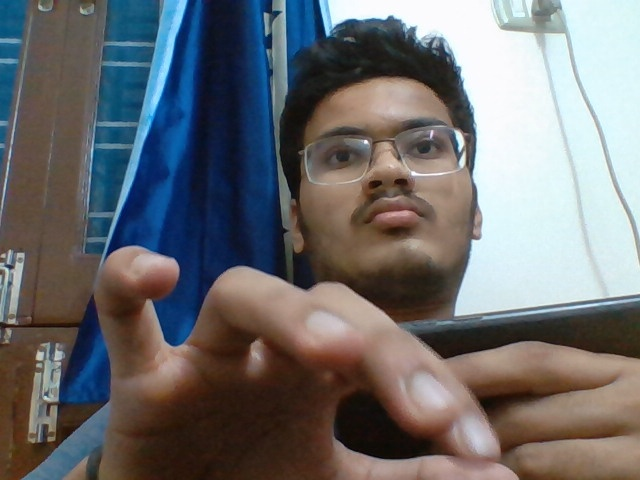
#> input picture camimg.jpg, 640 x 480 px, given in place of the camera
$ python 'face detection.py'
#> lines starting #> are read from the running program, lines starting #| are printed output that depends on the picture; after the words box and inside, x2 and y2 are one past the last pixel; in counts of white or black regions, pixels touching at a corner belong together
import cv2
import os
alg="haarcascade_frontalface_default.xml"
haar=cv2.CascadeClassifier(alg)

cam=cv2.VideoCapture(0)

dataset="dataset"
name="champ"

path=os.path.join(dataset,name)
if not os.path.isdir(path):
    os.mkdir(path)

(width,height)=(130,100)
count=1

while (count<30):
    print(count)
    _,img=cam.read()
#> img is the input picture: shape (480, 640, 3); mean B, G, R 111.3, 109, 108.8
    gryimg=cv2.cvtColor(img,cv2.COLOR_BGR2GRAY)
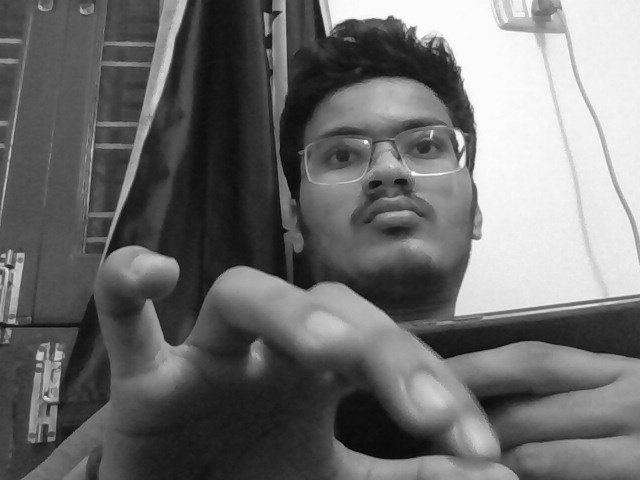
#> gryimg: shape (480, 640); min 2, max 255, mean 109.2
    faces=haar.detectMultiScale(gryimg,1.3,4)
#> faces = [[282, 70, 196, 196]]
    for(x,y,w,h) in faces:
        cv2.rectangle(img,(x,y),(x+w,y+h),(0,255,0),2)
        onlyFace=gryimg[y:y+h,x:x+h]
        resixeImg=cv2.resize(gryimg,(width,height))
        cv2.imwrite("%s%s.jpg"%(path,count),resixeImg)
        count+=1
#> this loop made 1 pass
#> (x, y, w, h, count) on pass 1: (282, 70, 196, 196, 2)
#> pass 1, `onlyFace=gryimg[y:y+h,x:x+h]`:
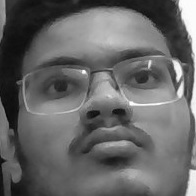
#> onlyFace: shape (196, 196); min 5, max 254, mean 102.1
#> pass 1, `resixeImg=cv2.resize(gryimg,(width,height))`:
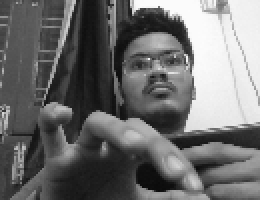
#> resixeImg: shape (100, 130) (shown 2 times larger); min 10, max 252, mean 109.1
#> after the loop:
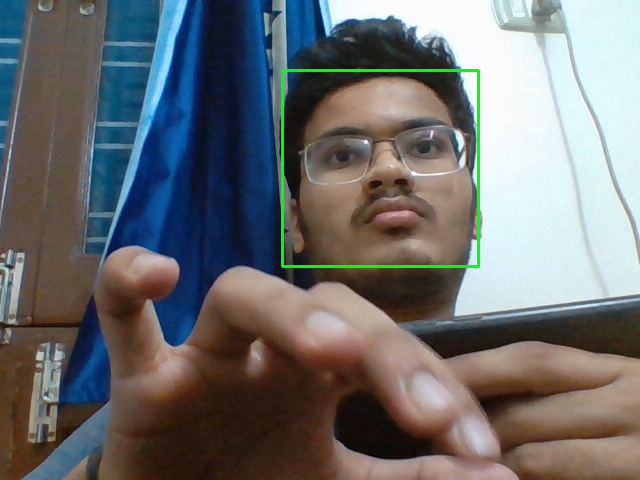
#> img: shape (480, 640, 3); 0.76% of pixels changed, all inside (x1, y1, x2, y2) = (281, 69, 480, 268)
#> after the loop, count = 2
    cv2.imshow("facedetection",img)
    key=cv2.waitKey(10)
#> (key Esc is pressed here)
    if key==27:
        break
print("Faces captured sucessfully")
cam.release()
cv2.destroyAllWindows()
